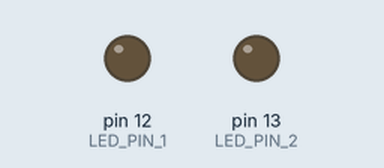
Recording of a sketch running on a simulated Arduino Uno, built with avr-gcc and run on an emulated ATmega328P. Parts: output pins drawn as LEDs (lit = HIGH). Dashed ring = blinking.

Above: at 0.3 s.
At 0.87 s:
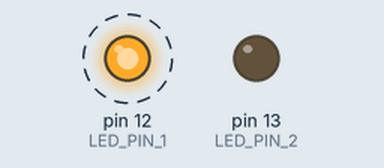
At 2.12 s:
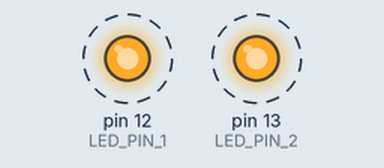
Timing chart, 0 to 3.0 s (numbered marks = the images above):
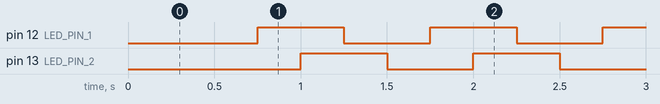

Measured:
- by itself, pin 12 (LED_PIN_1), pin 13 (LED_PIN_2): alternates HIGH for 0.50 s and LOW for 0.50 s
- by itself, everything shown: repeats every 1.0 s, in 4 steps

The sketch:

2blinkers.ino
```cpp
/*
 * 2 blinkers demonstrates the limitations of using delay to control timing of multiple outputs
 * Expand to 6 LEDs
 */

// difinitions
#define LED_PIN_1 12

// constants
const int LED_PIN_2 = 13;

// variables are declared
int delay_time_1;
int delay_time_2;
boolean led_state_1;
boolean led_state_2;

// setup() is run once, variables and IO are initialized
void setup() {
  led_state_1 = false;
  led_state_2 = false;
  delay_time_1 = 250;
  delay_time_2 = 250;
  pinMode(LED_PIN_1, OUTPUT);
  pinMode(LED_PIN_2, OUTPUT);
}

// loop is run continuously
void loop() {
  delay(delay_time_1);
  digitalWrite(LED_PIN_1, led_state_1);
  led_state_1 = !led_state_1;

  delay(delay_time_2);
  digitalWrite(LED_PIN_2, led_state_2);
  led_state_2 = !led_state_2;
}
```
